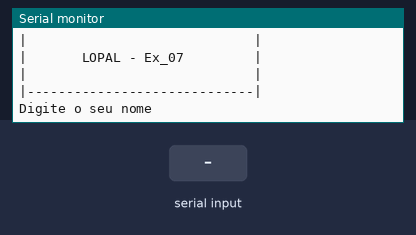
Simulated run of this sketch. Board: Arduino Uno, built with avr-gcc and run on an emulated ATmega328P. On the bench: the last lines printed to the serial monitor. The inputs (shaded band) are chosen by the test bench.

Above: at 1.2 s.
1.3 s: "90,45\n" received over Serial
At 3.2 s:
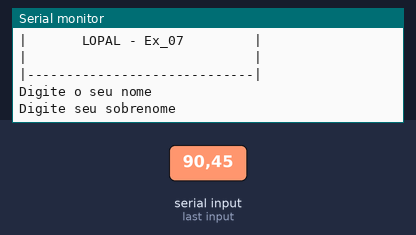
3.8 s: "30,150\n" received over Serial
At 6.0 s:
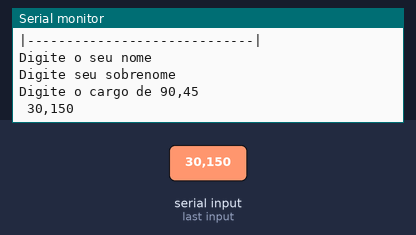
6.3 s: "5\n" received over Serial
At 8.1 s:
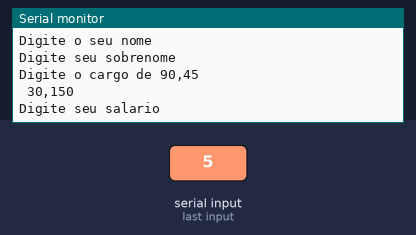
8.8 s: "90\n" received over Serial
At 8.87 s:
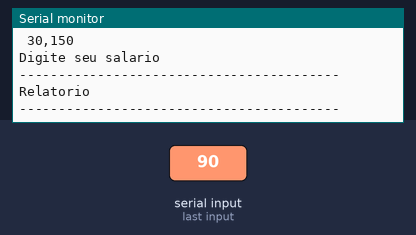

Measured:
- after the input at 1.3 s, the serial monitor: prints a new line after 1.0 s (image 1)
- after the input at 3.8 s, the serial monitor: prints a new line after 1.0 s (image 2)
- after the input at 6.3 s, the serial monitor: prints a new line after 1.0 s (image 3)
- after the input at 8.8 s, the serial monitor: prints a new line at once (image 4)

The sketch:

lopal_ex071__3_.ino
```cpp
// C++ code
//
void setup()
{
 Serial.begin (9600);
}
//inicialização das variáveis
String nome = "nome";
String sobrenome  = "sobrenome";
String cargo = "cargo";
float salario = 0;
float tenpcent = 0;

void loop()
{

  Serial.println("|-----------------------------|");
  Serial.println("|                             |");
  Serial.println("|       LOPAL - Ex_07         |");
  Serial.println("|                             |");
  Serial.println("|-----------------------------|");
  Serial.println();
  Serial.println();


  Serial.println("Digite o seu nome");
  while (! Serial.available() );
  nome = Serial.readString ();

  Serial.println("Digite seu sobrenome");
  while (! Serial.available() );
  sobrenome = Serial.readString();

  Serial.println("Digite o cargo de " + nome + " " + sobrenome);
  while (! Serial.available() );
  cargo = Serial.readString();

  Serial.println("Digite seu salario");
  while (! Serial.available() );
  salario = Serial.parseFloat();

  tenpcent = (salario * 10) / 100;


  salario = salario + tenpcent;

  Serial.println();
  Serial.println();
  Serial.println("-----------------------------------------");
  Serial.println("Relatorio");
  Serial.println("-----------------------------------------");

  Serial.println ("Seu nome:" + nome + " " + sobrenome);
  Serial.println();
  Serial.println ("Seu cargo eh: " + cargo);
  Serial.println();
  Serial.println ("novo salario: " + String(salario) );
  Serial.println();
  Serial.println("-----------------------------------------");

  Serial.println("-----------------------------------------");

  Serial.println("Digite uma letra + <Enter> para continuar");
  while (! Serial.available() );

  Serial.println();
  Serial.println();

  Serial.read();

}
```
